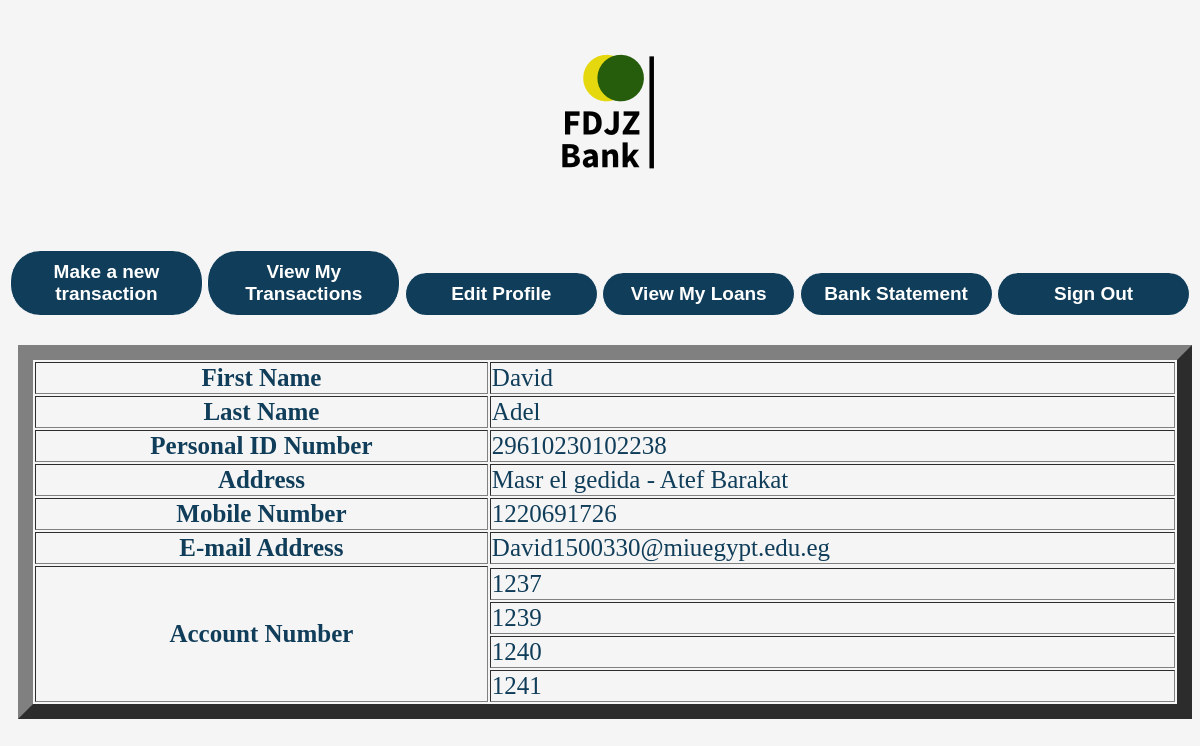
/php/UserProfile.php (signed in), run on the app's committed database.
### tables this page shows
CREATE TABLE `customer_account` (
  `ID` int(11) NOT NULL,
  `FNAME` varchar(50) DEFAULT NULL,
  `LNAME` varchar(50) DEFAULT NULL,
  `PersonalID` varchar(14) DEFAULT NULL,
  `Address` varchar(100) DEFAULT NULL,
  `MobileNumber` varchar(11) DEFAULT NULL,
  `Email` varchar(200) DEFAULT NULL,
  `DateOfBirth` date DEFAULT NULL,
  `WorkerID` int(11) NOT NULL,
  `DateAdded` datetime NOT NULL
);

### ClassesGedida/dbconnect.php (called while the page is built, shortened)
<?php
  class dbconnect
  {
      private $servername;
      private $username;
      private $password;
      private $db;
      private $con;
      function __construct()
      {
          $this->servername = "localhost";
          $this->username = "root";
          $this->password = "";
          $this->db = "FDJZ";
          $this->con = $this->Connect();
      }
      function connect()
      {
          $this->con = mysqli_connect($this->servername, $this->username, $this->password, $this->db);
          if ($this -> con ->connect_error)
          {
              die("Failed to connect: " .$this->con->connect_error);
          }
          else
          {
              return $this->con;
          }
      }
      function executesql($sql)
      {
        $result = mysqli_query($this->con, $sql);
        if($result == TRUE)
              {
          return $result;
        }
        else
              {
          echo "Error executing SQL statement: " .$this->con->error;
        }
      }
  }
?>

### ClassesGedida/Customer.php (called while the page is built, shortened)
<?php
class Customer extends User{
				function showUserProfile(){
				$userID = $_SESSION["userID"];
				$db_obj = new dbconnect;
				$sql = "SELECT FNAME, LNAME, PersonalID, Address, MobileNumber, Email, bank_accounts.AccountNumber
							FROM `customer_account`, `bank_accounts`
							WHERE ID = '$userID'
							AND bank_accounts.UserID = customer_account.ID";
				$result = $db_obj->executesql($sql);
      return $result;
}
			}
?>

### php/UserProfile.php (the view, shortened to what this page needs)
<!DOCTYPE html>
<html>
    <head>
        <link rel="stylesheet" type="text/css" href="../css/UserProfile.css">
    </head>
    <body>
		<?php
			include '../ClassesGedida/Customer.php';
      $customer = new Customer;
      $result = $customer->showUserProfile();
      $row =mysqli_fetch_array($result);
      $i=-1;
      while($RowOfAccountNumbers = mysqli_fetch_array($result))
      {$i++;
        $accountnumbers[$i]=$RowOfAccountNumbers["AccountNumber"];
      }
		?>
        <div class="logo">
            <h1><a href="UserProfile.php" id="logoposition"><img  src="../img/banklogo.png" alt="" /></a></h1>
        </div>
        <nav id="butts">
            <ul  class="nav">
                <li><a class="b1" href="Bank_Transaction.php">Make a new transaction</a></li>
                <li><a class="b1" href="UserTransaction.php">View My Transactions</a></li>
                <li><a class="b1" href="Editprofile.php">Edit Profile</a></li>
                <li><a class="b1" href="UserLoans.php">View My Loans</a></li>
                <li><a class="b1" href="Bank_Statement.php">Bank Statement</a></li>
                <li><a class="b1" href="Signout.php">Sign Out</a></li>
            </ul>
        </nav>
        <div id="data">
			<form id="form">
				<table border=15 width=100%>
					<tr>
						<th>First Name</th>
						<?php echo'<td>'.$row['FNAME'].'</td>'; ?>
					</tr>
					<tr>
						<th>Last Name</th>
						<?php echo'<td>'.$row['LNAME'].'</td>'; ?>
					</tr>
					<tr>
						<th>Personal ID Number</th>
						<?php echo'<td>'.$row['PersonalID'].'</td>'; ?>
					</tr>
					<tr>
						<th>Address</th>
						<?php echo'<td>'.$row['Address'].'</td>'; ?>
					</tr>
					<tr>
						<th>Mobile Number</th>
						<?php echo'<td>'.$row['MobileNumber'].'</td>'; ?>
					</tr>
					<tr>
						<th>E-mail Address</th>
						<?php echo'<td>'.$row['Email'].'</td>'; ?>
					</tr>
					<tr>
						<th rowspan="<?php echo $i + 2; ?>">Account Number</th>
  						<?php
              for ($k=0;$k<=$i;$k++){
                echo '<tr>';
                echo'<td>'.$accountnumbers[$k].'</td>';
                echo '</tr>';
              }
              ?>
					</tr>
				</table>
			</form>
        </div>
    </body>
</html>

### css/UserProfile.css (style rules this page uses)
body { background-color: whitesmoke; }
#data { margin-left:10px; margin-top:30px; color:#103D59; font-size:25px; }
.b1 { margin-top:20px; margin-left:20px; font-size:19px; font-weight:bold; color:white; background-color:#103D59; border-radius:10px; cursor: pointer; }
#logoposition { margin-left: 43%; }
a { text-decoration: none; }
ul.nav { width:100%; margin:0 auto; padding:0; list-style:none; text-align:center; font-family: sans-serif; }
.nav li { display:inline-block; width:16.3%; margin:0; padding:0; }
.nav a { text-align:center; padding:10px 0 10px 0; margin:0px; border-left: 1px solid #fff; border-right: 1px solid #fff; display:block; border-radius: 30px; }

### data on the page
customer_account: FNAME "David", LNAME "Adel", PersonalID "29610230102238", Address "Masr el gedida - Atef Barakat", MobileNumber "1220691726", Email "David1500330@miuegypt.edu.eg"

### other printed values
$accountnumbers[$k] "1237"
$accountnumbers[$k] "1239"
$accountnumbers[$k] "1240"
$accountnumbers[$k] "1241"
